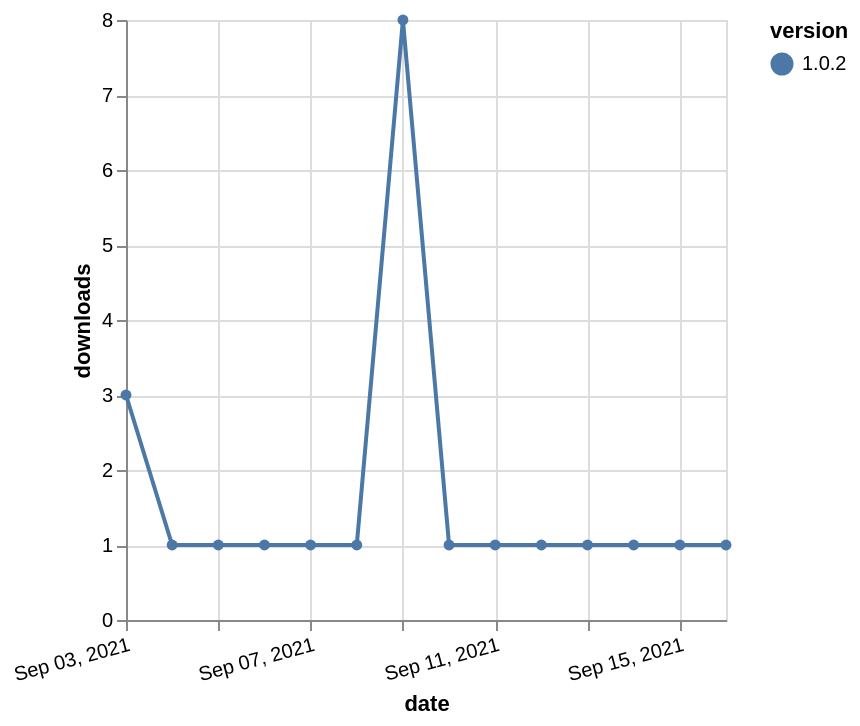

Source (Vega-Lite JSON):
### Vega-Lite specification from a JSON file in a GitHub repository (floating-point values rounded to 4 significant figures)
{"$schema": "https://vega.github.io/schema/vega-lite/v5.json", "description": "A simple bar chart with embedded data.", "data": {"values": [{"date": "2021-09-03", "total": 522, "delta": 3, "version": "1.0.2"}, {"date": "2021-09-04", "total": 523, "delta": 1, "version": "1.0.2"}, {"date": "2021-09-05", "total": 524, "delta": 1, "version": "1.0.2"}, {"date": "2021-09-06", "total": 525, "delta": 1, "version": "1.0.2"}, {"date": "2021-09-07", "total": 526, "delta": 1, "version": "1.0.2"}, {"date": "2021-09-08", "total": 527, "delta": 1, "version": "1.0.2"}, {"date": "2021-09-09", "total": 535, "delta": 8, "version": "1.0.2"}, {"date": "2021-09-10", "total": 536, "delta": 1, "version": "1.0.2"}, {"date": "2021-09-11", "total": 537, "delta": 1, "version": "1.0.2"}, {"date": "2021-09-12", "total": 538, "delta": 1, "version": "1.0.2"}, {"date": "2021-09-13", "total": 539, "delta": 1, "version": "1.0.2"}, {"date": "2021-09-14", "total": 540, "delta": 1, "version": "1.0.2"}, {"date": "2021-09-15", "total": 541, "delta": 1, "version": "1.0.2"}, {"date": "2021-09-16", "total": 542, "delta": 1, "version": "1.0.2"}]}, "width": "container", "mark": {"type": "line", "point": {"filled": true}}, "encoding": {"x": {"field": "date", "type": "temporal", "timeUnit": "yearmonthdate", "title": "date", "axis": {"labelAngle": -15}}, "y": {"field": "delta", "type": "quantitative", "title": "downloads"}, "color": {"field": "version", "type": "nominal"}, "tooltip": {"field": "delta"}}}
